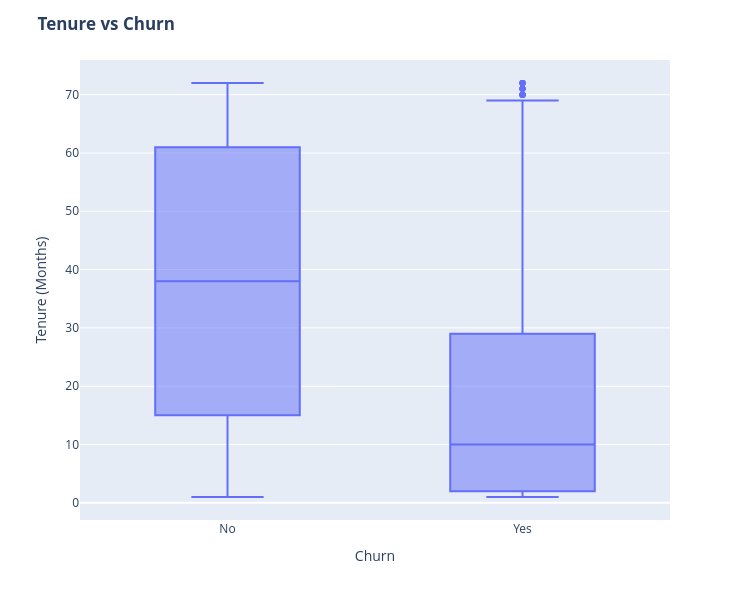

Source (notebook cell):
### Code cell
fig = px.box(data, x='Churn', y = 'tenure')

# Update yaxis properties
fig.update_yaxes(title_text='Tenure (Months)', row=1, col=1)
# Update xaxis properties
fig.update_xaxes(title_text='Churn', row=1, col=1)

# Update size and title
fig.update_layout(autosize=True, width=750, height=600,
    title_font=dict(size=25, family='Courier'),
    title='<b>Tenure vs Churn</b>',
)

fig.show()

### Figure 1 — Plotly figure (JSON) as saved in the notebook; plotly's stock layout.template omitted (floating-point values rounded to 4 significant figures; data arrays with more than 128 entries replaced by an {"elided": "..."} marker saying what was removed)
{"data": [{"alignmentgroup": "True", "hovertemplate": "Churn=%{x}<br>tenure=%{y}<extra></extra>", "legendgroup": "", "marker": {"color": "#636efa"}, "name": "", "notched": false, "offsetgroup": "", "orientation": "v", "showlegend": false, "type": "box", "x": {"elided": "7032 str values"}, "x0": " ", "xaxis": "x", "y": {"elided": "7032 int values"}, "y0": " ", "yaxis": "y"}], "layout": {"autosize": true, "boxmode": "group", "height": 600, "legend": {"tracegroupgap": 0}, "margin": {"t": 60}, "title": {"text": "<b>Tenure vs Churn</b>"}, "width": 750, "xaxis": {"anchor": "y", "autorange": true, "domain": [0, 1], "range": [-0.5, 1.5], "title": {"text": "Churn"}, "type": "category"}, "yaxis": {"anchor": "x", "autorange": true, "domain": [0, 1], "range": [-2.944, 75.94], "title": {"text": "Tenure (Months)"}, "type": "linear"}}}
